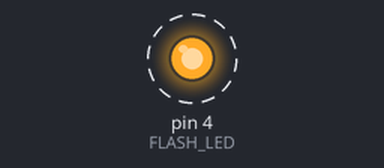
Simulated run of this sketch. Board: Arduino Uno, built with avr-gcc and run on an emulated ATmega328P. Parts: output pins drawn as LEDs (lit = HIGH). Dashed ring = blinking. What the sketch prints to the serial monitor is not drawn.

Above: at 0.5 s.
Timing chart, 0 to 4.6 s (numbered marks = the images above):
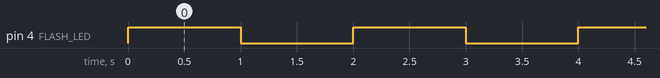

Measured:
- by itself, pin 4 (FLASH_LED): alternates HIGH for 1.0 s and LOW for 1.0 s

The sketch:

led_blink.ino
```cpp
#define FLASH_LED 4

void setup() {
  pinMode(FLASH_LED, OUTPUT);
  Serial.begin(115200);
}

void loop() {
  digitalWrite(FLASH_LED, HIGH);
  Serial.println("LED ON");
  delay(1000);

  digitalWrite(FLASH_LED, LOW);
  Serial.println("LED OFF");
  delay(1000);
}
```
